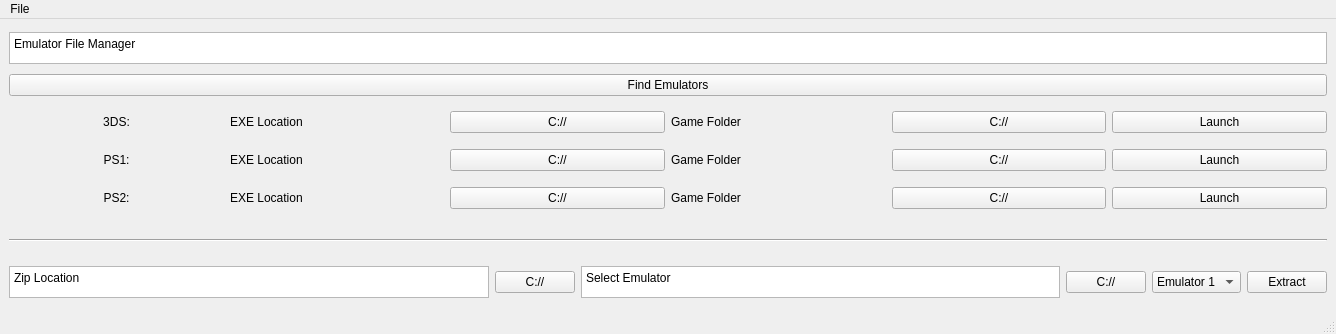
<?xml version="1.0" encoding="UTF-8"?>
<ui version="4.0">
 <class>MainWindow</class>
 <widget class="QMainWindow" name="MainWindow">
  <property name="geometry">
   <rect>
    <x>0</x>
    <y>0</y>
    <width>1336</width>
    <height>334</height>
   </rect>
  </property>
  <property name="windowTitle">
   <string>MainWindow</string>
  </property>
  <widget class="QWidget" name="centralwidget">
   <layout class="QVBoxLayout" name="verticalLayout_3">
    <item>
     <widget class="QTextBrowser" name="Label_EmulatorFileManager">
      <property name="maximumSize">
       <size>
        <width>50000</width>
        <height>32</height>
       </size>
      </property>
      <property name="lineWrapColumnOrWidth">
       <number>0</number>
      </property>
      <property name="html">
       <string>&lt;!DOCTYPE HTML PUBLIC &quot;-//W3C//DTD HTML 4.0//EN&quot; &quot;http://www.w3.org/TR/REC-html40/strict.dtd&quot;&gt;
&lt;html&gt;&lt;head&gt;&lt;meta name=&quot;qrichtext&quot; content=&quot;1&quot; /&gt;&lt;meta charset=&quot;utf-8&quot; /&gt;&lt;style type=&quot;text/css&quot;&gt;
p, li { white-space: pre-wrap; }
hr { height: 1px; border-width: 0; }
li.unchecked::marker { content: &quot;\2610&quot;; }
li.checked::marker { content: &quot;\2612&quot;; }
&lt;/style&gt;&lt;/head&gt;&lt;body style=&quot; font-family:'Segoe UI'; font-size:9pt; font-weight:400; font-style:normal;&quot;&gt;
&lt;p style=&quot; margin-top:0px; margin-bottom:0px; margin-left:0px; margin-right:0px; -qt-block-indent:0; text-indent:0px;&quot;&gt;Emulator File Manager&lt;/p&gt;&lt;/body&gt;&lt;/html&gt;</string>
      </property>
     </widget>
    </item>
    <item>
     <widget class="QPushButton" name="Button_FindEmulators">
      <property name="text">
       <string>Find Emulators</string>
      </property>
     </widget>
    </item>
    <item>
     <layout class="QVBoxLayout" name="verticalLayout_2">
      <item>
       <layout class="QHBoxLayout" name="ds_layout">
        <item>
         <widget class="QLabel" name="Three_ds">
          <property name="minimumSize">
           <size>
            <width>64</width>
            <height>32</height>
           </size>
          </property>
          <property name="text">
           <string>3DS:</string>
          </property>
          <property name="scaledContents">
           <bool>false</bool>
          </property>
          <property name="alignment">
           <set>Qt::AlignmentFlag::AlignCenter</set>
          </property>
         </widget>
        </item>
        <item>
         <widget class="QLabel" name="label_16">
          <property name="text">
           <string>EXE Location</string>
          </property>
         </widget>
        </item>
        <item>
         <widget class="QPushButton" name="ExeLocation_FileDialogue_2">
          <property name="text">
           <string>C://</string>
          </property>
         </widget>
        </item>
        <item>
         <widget class="QLabel" name="label_17">
          <property name="text">
           <string>Game Folder</string>
          </property>
         </widget>
        </item>
        <item>
         <widget class="QPushButton" name="pushButton_25">
          <property name="text">
           <string>C://</string>
          </property>
         </widget>
        </item>
        <item>
         <widget class="QPushButton" name="pushButton_38">
          <property name="text">
           <string>Launch</string>
          </property>
         </widget>
        </item>
       </layout>
      </item>
      <item>
       <layout class="QHBoxLayout" name="horizontalLayout_19">
        <item>
         <widget class="QLabel" name="label_22">
          <property name="minimumSize">
           <size>
            <width>64</width>
            <height>32</height>
           </size>
          </property>
          <property name="text">
           <string>PS1:</string>
          </property>
          <property name="scaledContents">
           <bool>false</bool>
          </property>
          <property name="alignment">
           <set>Qt::AlignmentFlag::AlignCenter</set>
          </property>
         </widget>
        </item>
        <item>
         <widget class="QLabel" name="label_23">
          <property name="text">
           <string>EXE Location</string>
          </property>
         </widget>
        </item>
        <item>
         <widget class="QPushButton" name="ExeLocation_FileDialogue_4">
          <property name="text">
           <string>C://</string>
          </property>
         </widget>
        </item>
        <item>
         <widget class="QLabel" name="label_24">
          <property name="text">
           <string>Game Folder</string>
          </property>
         </widget>
        </item>
        <item>
         <widget class="QPushButton" name="pushButton_41">
          <property name="text">
           <string>C://</string>
          </property>
         </widget>
        </item>
        <item>
         <widget class="QPushButton" name="pushButton_42">
          <property name="text">
           <string>Launch</string>
          </property>
         </widget>
        </item>
       </layout>
      </item>
      <item>
       <layout class="QHBoxLayout" name="horizontalLayout_18">
        <item>
         <widget class="QLabel" name="label_21">
          <property name="minimumSize">
           <size>
            <width>64</width>
            <height>32</height>
           </size>
          </property>
          <property name="text">
           <string>PS2:</string>
          </property>
          <property name="scaledContents">
           <bool>false</bool>
          </property>
          <property name="alignment">
           <set>Qt::AlignmentFlag::AlignCenter</set>
          </property>
         </widget>
        </item>
        <item>
         <widget class="QLabel" name="label_18">
          <property name="text">
           <string>EXE Location</string>
          </property>
         </widget>
        </item>
        <item>
         <widget class="QPushButton" name="ExeLocation_FileDialogue_3">
          <property name="text">
           <string>C://</string>
          </property>
         </widget>
        </item>
        <item>
         <widget class="QLabel" name="label_19">
          <property name="text">
           <string>Game Folder</string>
          </property>
         </widget>
        </item>
        <item>
         <widget class="QPushButton" name="pushButton_39">
          <property name="text">
           <string>C://</string>
          </property>
         </widget>
        </item>
        <item>
         <widget class="QPushButton" name="pushButton_40">
          <property name="text">
           <string>Launch</string>
          </property>
         </widget>
        </item>
       </layout>
      </item>
     </layout>
    </item>
    <item>
     <widget class="Line" name="line">
      <property name="minimumSize">
       <size>
        <width>0</width>
        <height>32</height>
       </size>
      </property>
      <property name="orientation">
       <enum>Qt::Orientation::Horizontal</enum>
      </property>
     </widget>
    </item>
    <item>
     <layout class="QHBoxLayout" name="FileExtractorLayout">
      <item>
       <widget class="QTextBrowser" name="textBrowser">
        <property name="maximumSize">
         <size>
          <width>16777215</width>
          <height>32</height>
         </size>
        </property>
        <property name="html">
         <string>&lt;!DOCTYPE HTML PUBLIC &quot;-//W3C//DTD HTML 4.0//EN&quot; &quot;http://www.w3.org/TR/REC-html40/strict.dtd&quot;&gt;
&lt;html&gt;&lt;head&gt;&lt;meta name=&quot;qrichtext&quot; content=&quot;1&quot; /&gt;&lt;meta charset=&quot;utf-8&quot; /&gt;&lt;style type=&quot;text/css&quot;&gt;
p, li { white-space: pre-wrap; }
hr { height: 1px; border-width: 0; }
li.unchecked::marker { content: &quot;\2610&quot;; }
li.checked::marker { content: &quot;\2612&quot;; }
&lt;/style&gt;&lt;/head&gt;&lt;body style=&quot; font-family:'Segoe UI'; font-size:9pt; font-weight:400; font-style:normal;&quot;&gt;
&lt;p style=&quot; margin-top:0px; margin-bottom:0px; margin-left:0px; margin-right:0px; -qt-block-indent:0; text-indent:0px;&quot;&gt;Zip Location&lt;/p&gt;&lt;/body&gt;&lt;/html&gt;</string>
        </property>
       </widget>
      </item>
      <item>
       <widget class="QPushButton" name="pushButton_4">
        <property name="text">
         <string>C://</string>
        </property>
       </widget>
      </item>
      <item>
       <widget class="QTextBrowser" name="textBrowser_9">
        <property name="maximumSize">
         <size>
          <width>16777215</width>
          <height>32</height>
         </size>
        </property>
        <property name="html">
         <string>&lt;!DOCTYPE HTML PUBLIC &quot;-//W3C//DTD HTML 4.0//EN&quot; &quot;http://www.w3.org/TR/REC-html40/strict.dtd&quot;&gt;
&lt;html&gt;&lt;head&gt;&lt;meta name=&quot;qrichtext&quot; content=&quot;1&quot; /&gt;&lt;meta charset=&quot;utf-8&quot; /&gt;&lt;style type=&quot;text/css&quot;&gt;
p, li { white-space: pre-wrap; }
hr { height: 1px; border-width: 0; }
li.unchecked::marker { content: &quot;\2610&quot;; }
li.checked::marker { content: &quot;\2612&quot;; }
&lt;/style&gt;&lt;/head&gt;&lt;body style=&quot; font-family:'Segoe UI'; font-size:9pt; font-weight:400; font-style:normal;&quot;&gt;
&lt;p style=&quot; margin-top:0px; margin-bottom:0px; margin-left:0px; margin-right:0px; -qt-block-indent:0; text-indent:0px;&quot;&gt;Select Emulator &lt;/p&gt;&lt;/body&gt;&lt;/html&gt;</string>
        </property>
       </widget>
      </item>
      <item>
       <widget class="QPushButton" name="pushButton_2">
        <property name="text">
         <string>C://</string>
        </property>
       </widget>
      </item>
      <item>
       <widget class="QComboBox" name="EmulatorDropBox">
        <item>
         <property name="text">
          <string>Emulator 1</string>
         </property>
        </item>
        <item>
         <property name="text">
          <string>Emulator2</string>
         </property>
        </item>
       </widget>
      </item>
      <item>
       <widget class="QPushButton" name="pushButton_3">
        <property name="text">
         <string>Extract</string>
        </property>
       </widget>
      </item>
     </layout>
    </item>
   </layout>
  </widget>
  <widget class="QMenuBar" name="menubar">
   <property name="geometry">
    <rect>
     <x>0</x>
     <y>0</y>
     <width>1336</width>
     <height>33</height>
    </rect>
   </property>
   <widget class="QMenu" name="menuFile">
    <property name="title">
     <string>File</string>
    </property>
    <addaction name="actionQuit"/>
   </widget>
   <addaction name="menuFile"/>
  </widget>
  <widget class="QStatusBar" name="statusbar"/>
  <action name="actionQuit">
   <property name="text">
    <string>Quit</string>
   </property>
  </action>
 </widget>
 <resources/>
 <connections/>
</ui>
